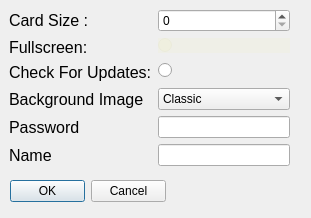
<?xml version="1.0" encoding="UTF-8"?>
<ui version="4.0">
 <class>SettingsDialog</class>
 <widget class="QDialog" name="SettingsDialog">
  <property name="geometry">
   <rect>
    <x>0</x>
    <y>0</y>
    <width>311</width>
    <height>218</height>
   </rect>
  </property>
  <property name="minimumSize">
   <size>
    <width>0</width>
    <height>0</height>
   </size>
  </property>
  <property name="maximumSize">
   <size>
    <width>480</width>
    <height>640</height>
   </size>
  </property>
  <property name="windowTitle">
   <string>Settings</string>
  </property>
  <property name="windowIcon">
   <iconset resource="resources/client.qrc">
    <normaloff>:/icons/human.png</normaloff>:/icons/human.png</iconset>
  </property>
  <property name="styleSheet">
   <string notr="true"/>
  </property>
  <widget class="QDialogButtonBox" name="buttonBox">
   <property name="geometry">
    <rect>
     <x>10</x>
     <y>180</y>
     <width>156</width>
     <height>23</height>
    </rect>
   </property>
   <property name="orientation">
    <enum>Qt::Horizontal</enum>
   </property>
   <property name="standardButtons">
    <set>QDialogButtonBox::Cancel|QDialogButtonBox::Ok</set>
   </property>
  </widget>
  <widget class="QWidget" name="layoutWidget">
   <property name="geometry">
    <rect>
     <x>9</x>
     <y>9</y>
     <width>281</width>
     <height>159</height>
    </rect>
   </property>
   <layout class="QFormLayout" name="formLayout">
    <item row="0" column="0">
     <layout class="QHBoxLayout" name="horizontalLayout_6">
      <item>
       <widget class="QLabel" name="label">
        <property name="font">
         <font>
          <pointsize>12</pointsize>
         </font>
        </property>
        <property name="text">
         <string>Card Size :</string>
        </property>
       </widget>
      </item>
     </layout>
    </item>
    <item row="1" column="0">
     <layout class="QHBoxLayout" name="horizontalLayout_5">
      <item>
       <widget class="QLabel" name="label_2">
        <property name="font">
         <font>
          <pointsize>12</pointsize>
         </font>
        </property>
        <property name="text">
         <string>Fullscreen:</string>
        </property>
       </widget>
      </item>
     </layout>
    </item>
    <item row="2" column="0">
     <layout class="QHBoxLayout" name="horizontalLayout_4">
      <item>
       <widget class="QLabel" name="label_3">
        <property name="font">
         <font>
          <pointsize>12</pointsize>
         </font>
        </property>
        <property name="text">
         <string>Check For Updates:</string>
        </property>
       </widget>
      </item>
     </layout>
    </item>
    <item row="3" column="0">
     <layout class="QHBoxLayout" name="horizontalLayout">
      <item>
       <widget class="QLabel" name="label_4">
        <property name="font">
         <font>
          <pointsize>12</pointsize>
         </font>
        </property>
        <property name="text">
         <string>Background Image</string>
        </property>
       </widget>
      </item>
     </layout>
    </item>
    <item row="4" column="0">
     <layout class="QHBoxLayout" name="horizontalLayout_2">
      <item>
       <widget class="QLabel" name="label_6">
        <property name="font">
         <font>
          <pointsize>12</pointsize>
         </font>
        </property>
        <property name="text">
         <string>Password</string>
        </property>
       </widget>
      </item>
     </layout>
    </item>
    <item row="5" column="0">
     <layout class="QHBoxLayout" name="horizontalLayout_3">
      <item>
       <widget class="QLabel" name="label_5">
        <property name="font">
         <font>
          <pointsize>12</pointsize>
         </font>
        </property>
        <property name="text">
         <string>Name</string>
        </property>
       </widget>
      </item>
     </layout>
    </item>
    <item row="0" column="1">
     <widget class="QSpinBox" name="spinBox"/>
    </item>
    <item row="1" column="1">
     <widget class="QRadioButton" name="radioButton_2">
      <property name="styleSheet">
       <string notr="true">background-color:rgba(236, 239, 28, 10);</string>
      </property>
      <property name="text">
       <string/>
      </property>
     </widget>
    </item>
    <item row="2" column="1">
     <widget class="QRadioButton" name="radioButton">
      <property name="text">
       <string/>
      </property>
      <property name="checkable">
       <bool>true</bool>
      </property>
      <property name="checked">
       <bool>false</bool>
      </property>
     </widget>
    </item>
    <item row="3" column="1">
     <widget class="QComboBox" name="comboBox">
      <item>
       <property name="text">
        <string>Classic</string>
       </property>
      </item>
      <item>
       <property name="text">
        <string>Western City</string>
       </property>
      </item>
     </widget>
    </item>
    <item row="4" column="1">
     <widget class="QLineEdit" name="lineEdit"/>
    </item>
    <item row="5" column="1">
     <widget class="QLineEdit" name="lineEdit_2"/>
    </item>
   </layout>
  </widget>
 </widget>
 <resources>
  <include location="resources/client.qrc"/>
 </resources>
 <connections>
  <connection>
   <sender>buttonBox</sender>
   <signal>accepted()</signal>
   <receiver>SettingsDialog</receiver>
   <slot>accept()</slot>
   <hints>
    <hint type="sourcelabel">
     <x>253</x>
     <y>280</y>
    </hint>
    <hint type="destinationlabel">
     <x>157</x>
     <y>274</y>
    </hint>
   </hints>
  </connection>
  <connection>
   <sender>buttonBox</sender>
   <signal>rejected()</signal>
   <receiver>SettingsDialog</receiver>
   <slot>reject()</slot>
   <hints>
    <hint type="sourcelabel">
     <x>321</x>
     <y>280</y>
    </hint>
    <hint type="destinationlabel">
     <x>286</x>
     <y>274</y>
    </hint>
   </hints>
  </connection>
 </connections>
</ui>
